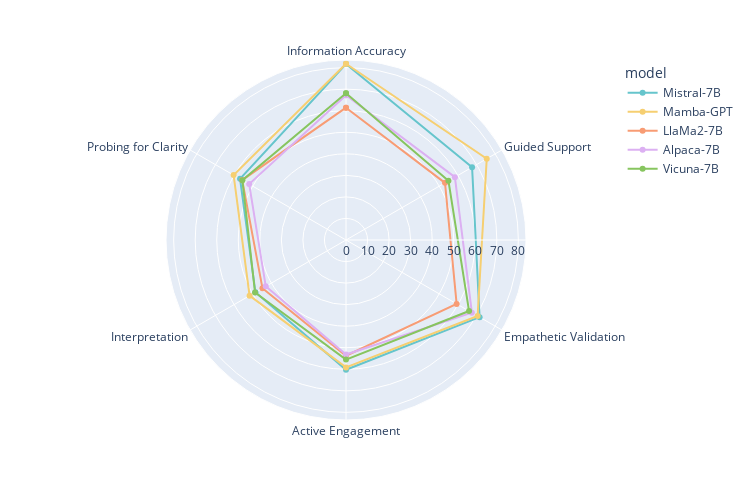

The notebook cell saved with this chart:
### Code cell
# Filter and sort by target models
target_models = ["Vicuna-7b", "Alpaca-7b", "Llama2-7b", "Mamba-gpt", "Mistral-7b"]
scores_target = [scores_all[i] for i in range(len(scores_all)) if scores_all[i]["model"] in target_models]
scores_target = sorted(scores_target, key=lambda x: target_models.index(x["model"]), reverse=True)

df_score = pd.DataFrame(scores_target)
df_score = df_score[df_score["model"].isin(target_models)]

rename_map = {
    "Vicuna-7b": "Vicuna-7B",
    "Alpaca-7b": "Alpaca-7B",
    "Llama2-7b": "LlaMa2-7B",
    "Mamba-gpt": "Mamba-GPT",
    "Mistral-7b": "Mistral-7B"
}

for k, v in rename_map.items():
    df_score.replace(k, v, inplace=True)

fig = px.line_polar(df_score, r = 'score', theta = 'category', line_close = True, category_orders = {"category": categories},
                    color = 'model', markers=True, color_discrete_sequence=px.colors.qualitative.Pastel, width=750, height=500)

fig.show()

### Figure 1 — Plotly figure (JSON) as saved in the notebook; plotly's stock layout.template omitted (floating-point values rounded to 4 significant figures)
{"data": [{"hovertemplate": "model=Mistral-7B<br>score=%{r}<br>category=%{theta}<extra></extra>", "legendgroup": "Mistral-7B", "line": {"color": "rgb(102, 197, 204)", "dash": "solid"}, "marker": {"symbol": "circle"}, "mode": "lines+markers", "name": "Mistral-7B", "r": [81.66, 67.58, 71.62, 60.22, 48.54, 56.79, 81.66], "showlegend": true, "subplot": "polar", "theta": ["Information Accuracy", "Guided Support", "Empathetic Validation", "Active Engagement", "Interpretation", "Probing for Clarity", "Information Accuracy"], "type": "scatterpolar"}, {"hovertemplate": "model=Mamba-GPT<br>score=%{r}<br>category=%{theta}<extra></extra>", "legendgroup": "Mamba-GPT", "line": {"color": "rgb(246, 207, 113)", "dash": "solid"}, "marker": {"symbol": "circle"}, "mode": "lines+markers", "name": "Mamba-GPT", "r": [81.81, 75.44, 70.55, 59.15, 51.68, 60.24, 81.81], "showlegend": true, "subplot": "polar", "theta": ["Information Accuracy", "Guided Support", "Empathetic Validation", "Active Engagement", "Interpretation", "Probing for Clarity", "Information Accuracy"], "type": "scatterpolar"}, {"hovertemplate": "model=LlaMa2-7B<br>score=%{r}<br>category=%{theta}<extra></extra>", "legendgroup": "LlaMa2-7B", "line": {"color": "rgb(248, 156, 116)", "dash": "solid"}, "marker": {"symbol": "circle"}, "mode": "lines+markers", "name": "LlaMa2-7B", "r": [61.42, 53.06, 59.3, 53.71, 44.78, 55.63, 61.42], "showlegend": true, "subplot": "polar", "theta": ["Information Accuracy", "Guided Support", "Empathetic Validation", "Active Engagement", "Interpretation", "Probing for Clarity", "Information Accuracy"], "type": "scatterpolar"}, {"hovertemplate": "model=Alpaca-7B<br>score=%{r}<br>category=%{theta}<extra></extra>", "legendgroup": "Alpaca-7B", "line": {"color": "rgb(220, 176, 242)", "dash": "solid"}, "marker": {"symbol": "circle"}, "mode": "lines+markers", "name": "Alpaca-7B", "r": [67.21, 58.36, 67.47, 53.17, 43.01, 51.9, 67.21], "showlegend": true, "subplot": "polar", "theta": ["Information Accuracy", "Guided Support", "Empathetic Validation", "Active Engagement", "Interpretation", "Probing for Clarity", "Information Accuracy"], "type": "scatterpolar"}, {"hovertemplate": "model=Vicuna-7B<br>score=%{r}<br>category=%{theta}<extra></extra>", "legendgroup": "Vicuna-7B", "line": {"color": "rgb(135, 197, 95)", "dash": "solid"}, "marker": {"symbol": "circle"}, "mode": "lines+markers", "name": "Vicuna-7B", "r": [68.14, 54.91, 65.96, 55.5, 48.76, 55.55, 68.14], "showlegend": true, "subplot": "polar", "theta": ["Information Accuracy", "Guided Support", "Empathetic Validation", "Active Engagement", "Interpretation", "Probing for Clarity", "Information Accuracy"], "type": "scatterpolar"}], "layout": {"height": 500, "legend": {"title": {"text": "model"}, "tracegroupgap": 0}, "margin": {"t": 60}, "polar": {"angularaxis": {"categoryarray": ["Information Accuracy", "Guided Support", "Empathetic Validation", "Active Engagement", "Interpretation", "Probing for Clarity"], "categoryorder": "array", "direction": "clockwise", "rotation": 90}, "domain": {"x": [0, 1], "y": [0, 1]}}, "width": 750}}
